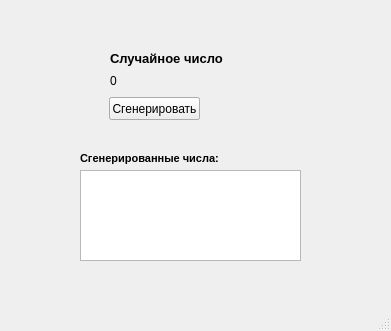
<?xml version="1.0" encoding="UTF-8"?>
<ui version="4.0">
 <class>MainWindow</class>
 <widget class="QMainWindow" name="MainWindow">
  <property name="geometry">
   <rect>
    <x>0</x>
    <y>0</y>
    <width>391</width>
    <height>331</height>
   </rect>
  </property>
  <property name="windowTitle">
   <string>MainWindow</string>
  </property>
  <widget class="QWidget" name="centralwidget">
   <widget class="QLabel" name="label">
    <property name="geometry">
     <rect>
      <x>110</x>
      <y>70</y>
      <width>47</width>
      <height>21</height>
     </rect>
    </property>
    <property name="font">
     <font>
      <pointsize>9</pointsize>
     </font>
    </property>
    <property name="text">
     <string>0</string>
    </property>
   </widget>
   <widget class="QPushButton" name="pushButton">
    <property name="geometry">
     <rect>
      <x>109</x>
      <y>97</y>
      <width>91</width>
      <height>23</height>
     </rect>
    </property>
    <property name="text">
     <string>Сгенерировать</string>
    </property>
   </widget>
   <widget class="QLabel" name="label_2">
    <property name="geometry">
     <rect>
      <x>110</x>
      <y>50</y>
      <width>115</width>
      <height>16</height>
     </rect>
    </property>
    <property name="font">
     <font>
      <pointsize>10</pointsize>
      <weight>75</weight>
      <bold>true</bold>
     </font>
    </property>
    <property name="text">
     <string>Случайное число</string>
    </property>
   </widget>
   <widget class="QPushButton" name="pushButton_2">
    <property name="geometry">
     <rect>
      <x>109</x>
      <y>97</y>
      <width>91</width>
      <height>23</height>
     </rect>
    </property>
    <property name="text">
     <string>Остановить</string>
    </property>
   </widget>
   <widget class="QTextEdit" name="textEdit">
    <property name="geometry">
     <rect>
      <x>80</x>
      <y>170</y>
      <width>221</width>
      <height>91</height>
     </rect>
    </property>
   </widget>
   <widget class="QLabel" name="label_info">
    <property name="geometry">
     <rect>
      <x>80</x>
      <y>150</y>
      <width>221</width>
      <height>16</height>
     </rect>
    </property>
    <property name="font">
     <font>
      <pointsize>8</pointsize>
      <weight>75</weight>
      <bold>true</bold>
     </font>
    </property>
    <property name="text">
     <string>Сгенерированные числа:</string>
    </property>
   </widget>
   <zorder>pushButton_2</zorder>
   <zorder>label</zorder>
   <zorder>pushButton</zorder>
   <zorder>label_2</zorder>
   <zorder>textEdit</zorder>
   <zorder>label_info</zorder>
  </widget>
  <widget class="QMenuBar" name="menubar">
   <property name="geometry">
    <rect>
     <x>0</x>
     <y>0</y>
     <width>391</width>
     <height>21</height>
    </rect>
   </property>
  </widget>
  <widget class="QStatusBar" name="statusbar"/>
 </widget>
 <resources/>
 <connections/>
</ui>
